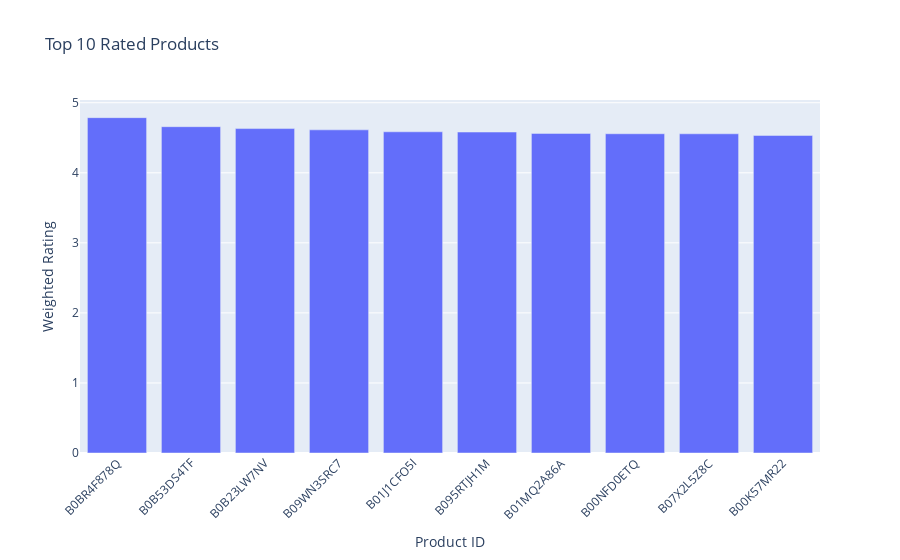

The notebook cell this image was saved under:
### Code cell
import plotly.express as px

# Set minimum number of ratings required to be considered
m = 1000  # Adjust this value as per your requirement

# Calculate mean rating across all products
C = df['rating'].mean()

# Calculate the weighted rating for each product
df['weighted_rating'] = (df['rating_count'] / (df['rating_count'] + m)) * df['rating'] + (m / (df['rating_count'] + m)) * C

# Sort the products based on their weighted rating in descending order
top_rated_products = df.sort_values(by='weighted_rating', ascending=False)

# Select the top 10 rated products
top_10_rated_products = top_rated_products.head(10)

# Create a bar chart using Plotly Express
fig = px.bar(top_10_rated_products, x='product_id', y='weighted_rating',
             title='Top 10 Rated Products', labels={'product_id': 'Product ID', 'weighted_rating': 'Weighted Rating'})

# Rotate x-axis labels for better readability
fig.update_layout(xaxis_tickangle=-45)

# Show plot
fig.show()

### Figure 1 — Plotly figure (JSON) as saved in the notebook; plotly's stock layout.template omitted (floating-point values rounded to 4 significant figures)
{"data": [{"alignmentgroup": "True", "hovertemplate": "Product ID=%{x}<br>Weighted Rating=%{y}<extra></extra>", "legendgroup": "", "marker": {"color": "#636efa", "pattern": {"shape": ""}}, "name": "", "offsetgroup": "", "orientation": "v", "showlegend": false, "textposition": "auto", "type": "bar", "x": ["B0BR4F878Q", "B0B53DS4TF", "B0B23LW7NV", "B09WN3SRC7", "B01J1CFO5I", "B095RTJH1M", "B01MQ2A86A", "B00NFD0ETQ", "B07X2L5Z8C", "B00K57MR22"], "xaxis": "x", "y": [4.787, 4.658, 4.631, 4.613, 4.585, 4.582, 4.562, 4.557, 4.557, 4.533], "yaxis": "y"}], "layout": {"barmode": "relative", "legend": {"tracegroupgap": 0}, "title": {"text": "Top 10 Rated Products"}, "xaxis": {"anchor": "y", "domain": [0, 1], "tickangle": -45, "title": {"text": "Product ID"}}, "yaxis": {"anchor": "x", "domain": [0, 1], "title": {"text": "Weighted Rating"}}}}
